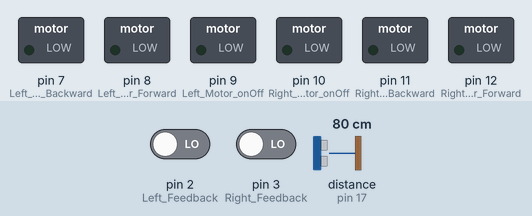
This sketch was run on a simulated Arduino Uno, built with avr-gcc and run on an emulated ATmega328P. Parts: switched loads named in the sketch (green lamp = pin HIGH). Inputs (shaded band) come from the test bench; at power-on: pin 2 (Left_Feedback) LOW, pin 3 (Right_Feedback) LOW, distance to the obstacle (sensor on pin 17) 80 cm. The echo pulse lasts 58.3 µs per cm; what the sketch prints to the serial monitor is not drawn. At 1.4 s the program stops and its outputs stay as they are.

Above: at 0.1 s.
At 1.24 s:
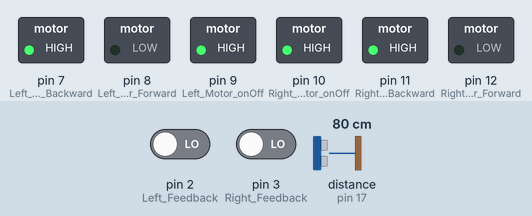
Timing chart, 0 to 2.9 s (numbered marks = the images above):
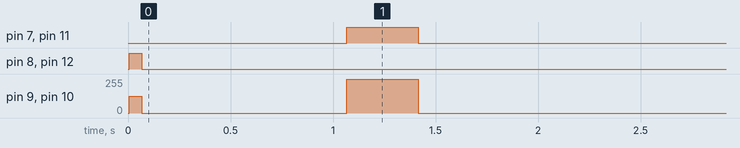

The sketch:

colision_avoidance.ino
```cpp
// LEFT MOTOR PINS
int Left_Motor_onOff = 9;
int Left_Motor_Forward = 8;
int Left_Motor_Backward = 7;

// RIGHT MOTOR PINS
int Right_Motor_onOff = 10;
int Right_Motor_Forward = 12;
int Right_Motor_Backward = 11;

//set pins
const int Left_Feedback = 2;
const int Right_Feedback = 3;

volatile int leftcounter = 0;

volatile int rightcounter = 0;

// Motor Speed
int Left_Motor_Speed = 127;   //200
int Right_Motor_Speed = 127;   //200
int start_time = millis();

#include <NewPing.h>

#define TRIGGER_PIN  13  // Arduino pin tied to trigger pin on the ultrasonic sensor.
#define ECHO_PIN     17  // Arduino pin tied to echo pin on the ultrasonic sensor.
#define MAX_DISTANCE 200 // Maximum distance we want to ping for (in centimeters). Maximum sensor distance is rated at 400-500cm.

NewPing sonar(TRIGGER_PIN, ECHO_PIN, MAX_DISTANCE); // NewPing setup of pins and maximum distance.


void setup() {
  //current time for start (milli-seconds)

  Serial.begin(115200);
  attachInterrupt(digitalPinToInterrupt(Left_Feedback),LeftMotorISR,RISING);
  attachInterrupt(digitalPinToInterrupt(Right_Feedback),RightMotorISR,RISING);

  // put your setup code here, to run once:
  pinMode(Left_Motor_onOff, OUTPUT);
  pinMode(Left_Motor_Forward, OUTPUT);
  pinMode(Left_Motor_Backward, OUTPUT);


  pinMode(Right_Motor_onOff, OUTPUT);
  pinMode(Right_Motor_Forward, OUTPUT);
  pinMode(Right_Motor_Backward, OUTPUT);

  Serial.print(sonar.ping_cm()); // Send ping, get distance in cm and print result

}

void loop() {
  // drive forwards
  forward();
  // find distance
  delay(50);                     // Wait 50ms between pings (about 20 pings/sec). 29ms should be the shortest delay between pings.
  Serial.print("Ping: ");
  Serial.print(sonar.ping_cm()); // Send ping, get distance in cm and print result (0 = outside set distance range)
  Serial.println("cm");

  int down_distance = sonar.ping_cm();

  // if close enough to a wall
  if (down_distance >= 15 ) {
    Serial.print("greater than 12");
    roverStop();
    delay(1000);
    backward();
    delay(350);
    roverStop();
    exit(0);
  }


}
```

function.ino
```cpp
//turn right
void turn_right(){

  analogWrite(Left_Motor_onOff, 140);
  analogWrite(Right_Motor_onOff, 140);

  digitalWrite(Left_Motor_Forward, HIGH);
  digitalWrite(Right_Motor_Backward, HIGH);
}

//turn left
void turn_left(){

  analogWrite(Right_Motor_onOff, 140);
  analogWrite(Left_Motor_onOff, 140);

  digitalWrite(Right_Motor_Forward, HIGH);
  digitalWrite(Left_Motor_Backward, HIGH);
}
void LeftMotorISR(){
  leftcounter++;
}

void RightMotorISR(){
  rightcounter++;
}
void forward() {
  analogWrite(Left_Motor_onOff, Left_Motor_Speed);
  analogWrite(Right_Motor_onOff, Right_Motor_Speed);

  digitalWrite(Left_Motor_Forward, HIGH);
  digitalWrite(Right_Motor_Forward, HIGH);
}

void backward() {
  digitalWrite(Left_Motor_onOff, HIGH);
  digitalWrite(Right_Motor_onOff, HIGH);

  digitalWrite(Left_Motor_Backward, HIGH);
  digitalWrite(Right_Motor_Backward, HIGH);
}

//stop rover
void roverStop() {
  digitalWrite(Left_Motor_onOff, LOW);
  digitalWrite(Right_Motor_onOff, LOW);

  digitalWrite(Left_Motor_Forward, LOW);
  digitalWrite(Right_Motor_Forward, LOW);

  digitalWrite(Left_Motor_Backward, LOW);
  digitalWrite(Right_Motor_Backward, LOW);
}

//go forward for 10 seconds
void forward10() {
  // put your main code here, to run repeatedly:

  // motor indicator lights on
  digitalWrite(Left_Motor_onOff, HIGH);
  digitalWrite(Right_Motor_onOff, HIGH);
  // wait one second
  delay(1000);

  // move forward for 10 seconds
  digitalWrite(Left_Motor_Forward, HIGH);
  digitalWrite(Right_Motor_Forward, HIGH);
  delay(10000);
  //stop
  digitalWrite(Left_Motor_Forward,LOW);
  digitalWrite(Right_Motor_Forward,LOW);
  delay(1000);
  digitalWrite(Left_Motor_onOff, LOW);
  digitalWrite(Right_Motor_onOff, LOW);
  exit(0);
}


void left_turn_avoid() {
// drive forwards
  forward();
  // find distance
  delay(50);                     // Wait 50ms between pings (about 20 pings/sec). 29ms should be the shortest delay between pings.
  Serial.print("Ping: ");
  Serial.print(sonar.ping_cm()); // Send ping, get distance in cm and print result (0 = outside set distance range)
  Serial.println("cm");

  int distance = sonar.ping_cm();

  // if close enough to a wall
  if (distance <= 30 and distance != 0) {
    roverStop();
    delay(3000);
    turn_left();
    Serial.print("turning left");  // turn 90 degress left
    delay(1000);
    roverStop();
    exit(0);
   }

}
```

Measured:
- by itself, pin 7 (Left_Motor_Backward), pin 11 (Right_Motor_Backward): LOW → HIGH at 1.1 s, → LOW 0.35 s later
- by itself, pin 8 (Left_Motor_Forward), pin 12 (Right_Motor_Forward): LOW → HIGH at 0.01 s, → LOW 0.06 s later
- by itself, pin 9 (Left_Motor_onOff), pin 10 (Right_Motor_onOff): 0/255 → 127/255 at 0.01 s, → 0/255 0.06 s later, → 255/255 1.0 s later, → 0/255 0.35 s later
